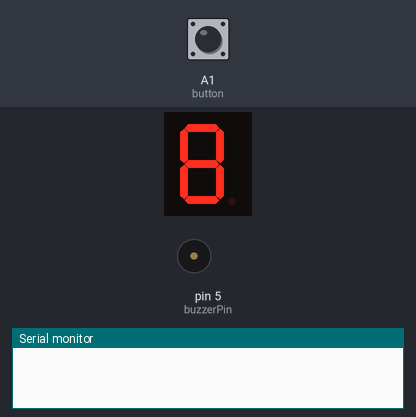
A sketch run on a simulated Arduino Uno, built with avr-gcc and run on an emulated ATmega328P. Parts: 1-digit seven-segment display, buzzer (waves = sounding, pin HIGH), the last lines printed to the serial monitor. Wiring (inferred from the names in the program): 1-digit 7-segment display, segments lit when HIGH: segments pin 7, pin 8, pin 9, pin 10, pin 11, pin 12, pin 13. The test bench sets the inputs (shaded band); at power-on: A1 (button) LOW. Random numbers use the default seed unless the sketch sets one; the segment pins are drawn as the display they are named for; pins used as bus, display or sensor lines are not drawn.

Above: at 1.2 s.
1.3 s: A1 (button) pulled HIGH for 0.15 s
At 1.99 s:
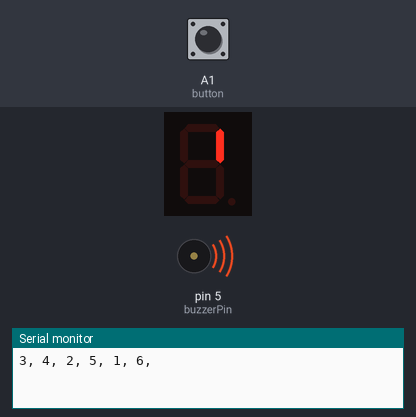
2.0 s: A1 (button) pulled HIGH for 1 s
At 2.86 s:
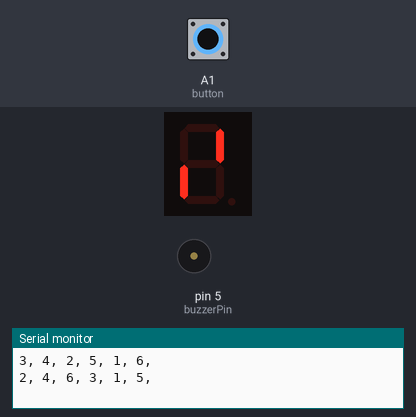
3.6 s: A1 (button) pulled HIGH for 3.2 s
At 6.71 s:
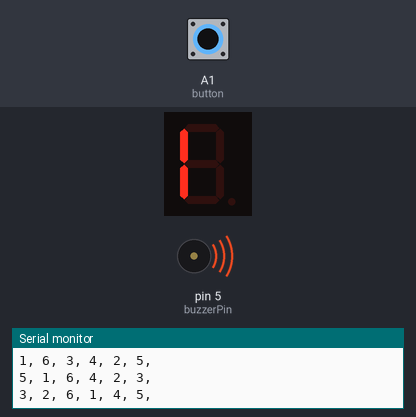
7.4 s: A1 (button) pulled HIGH for 0.15 s
At 8.09 s:
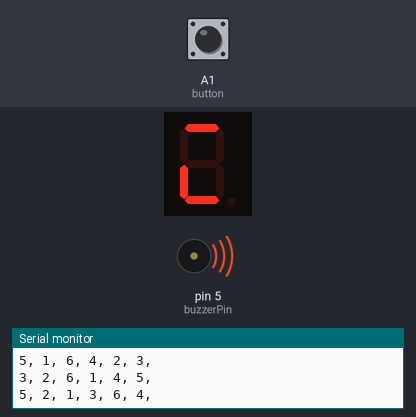
8.1 s: A1 (button) driven HIGH
At 8.96 s:
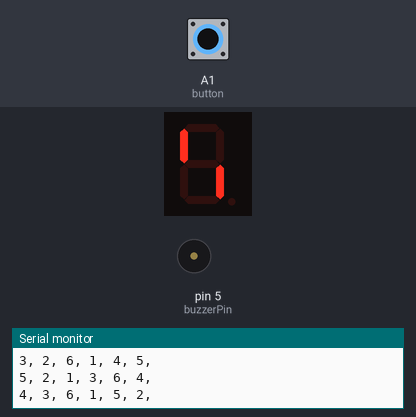
11.1 s: A1 (button) driven LOW
Timing chart, 0 to 13.6 s (numbered marks = the images above; inputs shaded):
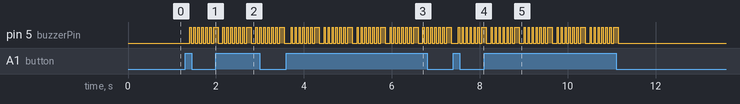

The sketch:

zar-oyunu.ino
```cpp
// 7 segment pins
const int A = 7;
const int B = 8;
const int C = 9;
const int D = 10;
const int E = 11;
const int F = 12;
const int G = 13;

const int button = A1;
const int buzzerPin = 5;

int randNumber;


int myArray[6] = {1, 2, 3, 4, 5, 6};

void setup() {
  // put your setup code here, to run once:
  pinMode(A, OUTPUT);
  pinMode(B, OUTPUT);
  pinMode(C, OUTPUT);
  pinMode(D, OUTPUT);
  pinMode(E, OUTPUT);
  pinMode(F, OUTPUT);
  pinMode(G, OUTPUT);

  pinMode(button, INPUT);
  pinMode(buzzerPin, OUTPUT);

  randomSeed(analogRead(0));

  Serial.begin(9600);

   clear7Segment();
   digitalWrite(buzzerPin, LOW);
}

void loop() {
  if(abReadPin(button, 40) == true) {
    //progressBar();

    for(int i=1; i<50; i++ ) randomize(myArray);

    for(int i = 0; i<6; i++) {
      Serial.print(myArray[i]);
      Serial.print(", ");
    }
    Serial.println();

    for(int i = 0; i<6; i++) {
      sound(1,30);
      randNumber = myArray[i];
      clear7Segment();
      SayiYaz(randNumber);
      delay(60);
    }

    sound(1,100);


  }

}


void swap(int &a, int &b) {
  int c = a;
  a = b;
  b = c;
}

void randomize(int myArray[]) {
  for (int i = 0; i < 6; i++) {
    int j = random(0, 6);
    swap(myArray[i], myArray[j]);
  }
}


boolean abReadPin(int pin, unsigned int deBounce) {
  if ( digitalRead(pin) == HIGH ) {
    delay(deBounce);
    if ( digitalRead(pin) == HIGH ) {
      delay(deBounce);
      if ( digitalRead(pin) == HIGH ) {
        return true;
      }
    }
  }

  return false;
}

void SayiYaz(int sayi){
switch(sayi)
  {
    case 0:
    digitalWrite(E,LOW);
    digitalWrite(D,LOW);
    digitalWrite(C,LOW);
    digitalWrite(B,LOW);
    digitalWrite(A,LOW);
    digitalWrite(F,LOW);
    digitalWrite(G,HIGH);
    break;

    case 1:
    digitalWrite(E,HIGH);
    digitalWrite(D,HIGH);
    digitalWrite(C,LOW);
    digitalWrite(B,LOW);
    digitalWrite(A,HIGH);
    digitalWrite(F,HIGH);
    digitalWrite(G,HIGH);
    break;

    case 2:
    digitalWrite(E,LOW);
    digitalWrite(D,LOW);
    digitalWrite(C,HIGH);
    digitalWrite(B,LOW);
    digitalWrite(A,LOW);
    digitalWrite(F,HIGH);
    digitalWrite(G,LOW);
    break;

    case 3:
    digitalWrite(E,HIGH);
    digitalWrite(D,LOW);
    digitalWrite(C,LOW);
    digitalWrite(B,LOW);
    digitalWrite(A,LOW);
    digitalWrite(F,HIGH);
    digitalWrite(G,LOW);
    break;

    case 4:
    digitalWrite(E,HIGH);
    digitalWrite(D,HIGH);
    digitalWrite(C,LOW);
    digitalWrite(B,LOW);
    digitalWrite(A,HIGH);
    digitalWrite(F,LOW);
    digitalWrite(G,LOW);
    break;

    case 5:
    digitalWrite(E,HIGH);
    digitalWrite(D,LOW);
    digitalWrite(C,LOW);
    digitalWrite(B,HIGH);
    digitalWrite(A,LOW);
    digitalWrite(F,LOW);
    digitalWrite(G,LOW);
    break;

    case 6:
    digitalWrite(E,LOW);
    digitalWrite(D,LOW);
    digitalWrite(C,LOW);
    digitalWrite(B,HIGH);
    digitalWrite(A,LOW);
    digitalWrite(F,LOW);
    digitalWrite(G,LOW);
    break;

    case 7:
    digitalWrite(E,HIGH);
    digitalWrite(D,HIGH);
    digitalWrite(C,LOW);
    digitalWrite(B,LOW);
    digitalWrite(A,LOW);
    digitalWrite(F,HIGH);
    digitalWrite(G,HIGH);
    break;

    case 8:
    digitalWrite(E,LOW);
    digitalWrite(D,LOW);
    digitalWrite(C,LOW);
    digitalWrite(B,LOW);
    digitalWrite(A,LOW);
    digitalWrite(F,LOW);
    digitalWrite(G,LOW);
    break;

    case 9:
    digitalWrite(E,HIGH);
    digitalWrite(D,LOW);
    digitalWrite(C,LOW);
    digitalWrite(B,LOW);
    digitalWrite(A,LOW);
    digitalWrite(F,LOW);
    digitalWrite(G,LOW);
    break;
  }

}


void clear7Segment()
{
    digitalWrite(E,HIGH);
    digitalWrite(D,HIGH);
    digitalWrite(C,HIGH);
    digitalWrite(B,HIGH);
    digitalWrite(A,HIGH);
    digitalWrite(F,HIGH);
    digitalWrite(G,HIGH);
}


void progressBar() {
    digitalWrite(A,HIGH);
    digitalWrite(B,HIGH);
    digitalWrite(C,HIGH);
    digitalWrite(D,HIGH);
    digitalWrite(E,HIGH);
    digitalWrite(F,HIGH);
    digitalWrite(G,HIGH);

    digitalWrite(A,LOW);
    delay(150);
    digitalWrite(A,HIGH);

    digitalWrite(B,LOW);
    delay(150);
    digitalWrite(B,HIGH);

    digitalWrite(C,LOW);
    delay(150);
    digitalWrite(C,HIGH);

    digitalWrite(D,LOW);
    delay(150);
    digitalWrite(D,HIGH);

    digitalWrite(E,LOW);
    delay(150);
    digitalWrite(E,HIGH);

    digitalWrite(F,LOW);
    delay(150);
    digitalWrite(F,HIGH);
}

/***************************************************************************/
// ses cikart
void sound(byte count, unsigned int bounce) {
  for (byte i = 0; i < count; i++) {
    digitalWrite(buzzerPin, HIGH);
    delay(bounce);
    digitalWrite(buzzerPin, LOW);
    if (count > 1) {
      delay(bounce);
    }
  }
}
```

Measured:
- after the input at 1.3 s, pin 5 (buzzerPin): alternates HIGH for 0.03 s and LOW for 0.06 s, starting after 0.11 s; the display: first changes after 0.14 s (image 1 shows a later state)
- after the input at 2.0 s, the display: first changes after 0.19 s (image 2 shows a later state)
- after the input at 3.6 s, pin 5 (buzzerPin): LOW → HIGH after 0.11 s, then repeats every 0.75 s: 5 × (LOW 0.06 s, HIGH 0.03 s), LOW 0.06 s, HIGH 0.10 s, LOW 0.11 s, HIGH 0.03 s; the display: changes after 0.14 s (image 3)
- after the input at 7.4 s, pin 5 (buzzerPin): alternates HIGH for 0.03 s and LOW for 0.06 s, starting after 0.11 s; the display: first changes after 0.23 s (image 4 shows a later state)
- after the input at 8.1 s, the display: first changes after 0.28 s (image 5 shows a later state)
